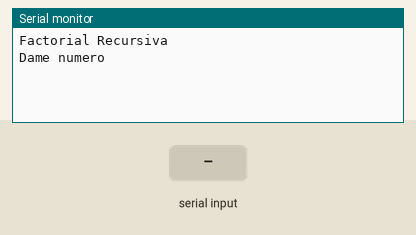
This sketch was run on a simulated Arduino Uno, built with avr-gcc and run on an emulated ATmega328P. Shown: the last lines printed to the serial monitor. Inputs (shaded band) come from the test bench.

Above: at 1.2 s.
1.3 s: "90,45\n" received over Serial
At 2.1 s:
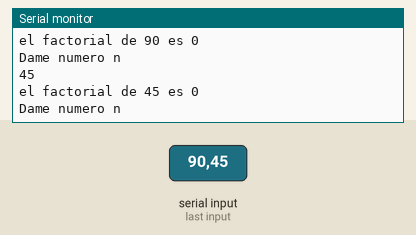
2.8 s: "30,150\n" received over Serial
At 4.5 s:
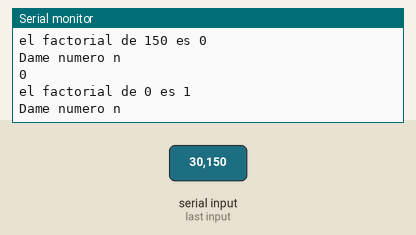
Timing chart, 0 to 6.0 s (numbered marks = the images above; inputs shaded):
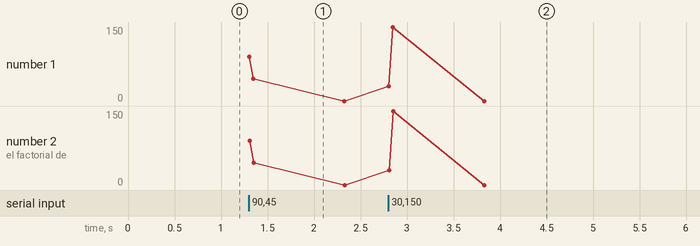

The sketch:

arduino.65.factorialdenrecursiva.ino
```cpp
int condicion = 0;  //control de flujo
int n = 0;        //declaracion variable decimal

void setup() {

  Serial.begin(9600); //velocidad serial 9600
  Serial.println("Factorial Recursiva");
  Serial.println("Dame numero ");

}

void loop() { //repite continuamente

  while (condicion == 0) {  //condicion inicial

    if (Serial.available() > 0) { //si dato en serial entra
      n = Serial.parseInt(); //entra entero como n
      Serial.println(n);    //muestra valor de n
      condicion = 1;        //sale de condicion
    }

  }

  Serial.print("el factorial de "); Serial.print(n);
  Serial.print(" es "); Serial.println(fact(n));
  Serial.println("Dame numero n");
  condicion = 0;

}

int fact(int x) { //funcion recursiva

  int resultado;
  if (x <= 1) {
    resultado = 1;
  }
  else {
    resultado = x * fact(x - 1); //se llama a si misma
  }
  return resultado;   //retornar el valor de resultado

}
```

Measured:
- after the input at 1.3 s, the serial monitor: prints a new line at once (image 1)
- after the input at 2.8 s, the serial monitor: prints a new line at once (image 2)
